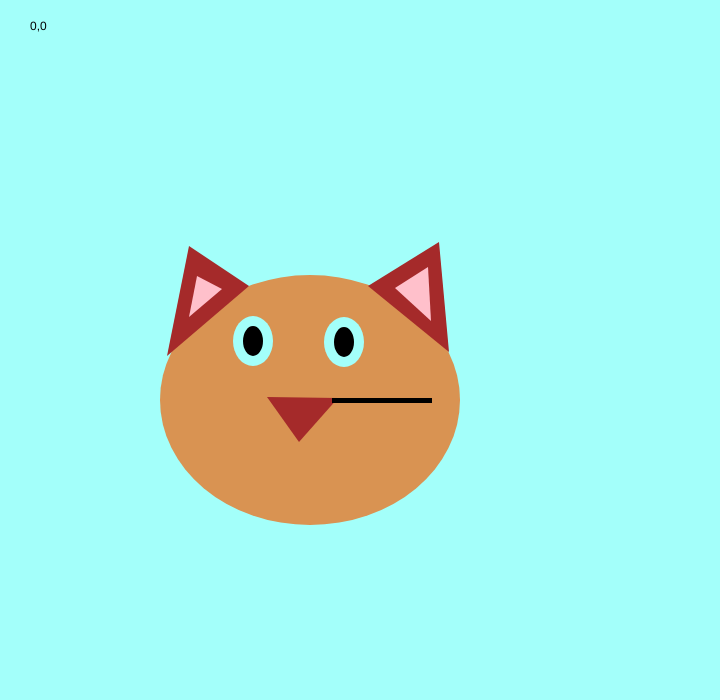
Frame 1 (no input)
Frame 60 (no input): identical to frame 1, image omitted
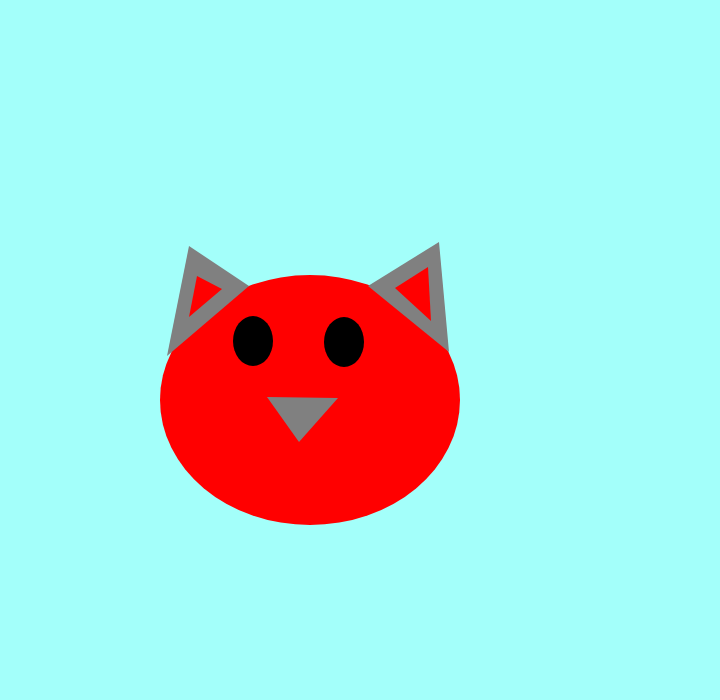
Frame 120 (the mouse pressed at the canvas centre since frame 60)

The p5.js sketch that drew these frames (run headless with seeded random() and noise() and a simulated clock; from frame 60 on, the mouse is pressed at the canvas centre):

// p5.js sketch
// ── sketch.js
function setup() {
  // put setup code here
  createCanvas(720, 700);
}

function draw() {
  // put drawing code here
  background('#a3fffa');
  noStroke();
  stroke(255) ;
  noStroke() ; 


  if (mouseIsPressed) {
    fill('red');
    ellipse(310,400, 300, 250);

    fill('gray');
    triangle(189,246, 167,356, 249,286);

    fill('gray');
    triangle(439,242, 368,286, 449,352);

    fill('gray');
    triangle(299,442, 267,397, 338,398);

    fill('black');
    ellipse(253,341, 40, 50);

    fill('black');
    ellipse(344,342, 40, 50);

    fill('black');
    ellipse(253,341, 20, 30);

    fill('black');
    ellipse(344,342, 20, 30);

    fill('red');
    triangle(197,276, 189,317, 222,289);

    fill('red');
    triangle(428,267, 395,288, 431,321);


    } else {
  fill('#d99352');
  ellipse(310,400, 300, 250);

  fill('brown');
  triangle(189,246, 167,356, 249,286);

  fill('brown');
  triangle(439,242, 368,286, 449,352);

  fill('brown');
  triangle(299,442, 267,397, 338,398);

  fill('#a3fffa');
  ellipse(253,341, 40, 50);

  fill('#a3fffa');
  ellipse(344,342, 40, 50);

  fill('black');
  ellipse(253,341, 20, 30);

  fill('black');
  ellipse(344,342, 20, 30);

  fill('pink');
  triangle(197,276, 189,317, 222,289);

  fill('pink');
  triangle(428,267, 395,288, 431,321);

  fill('black');
  rect(332, 398, 100, 5);





  fill('black') ;
  text(mouseX + ',' + mouseY, 30, 30);
}

function mouseReleased() {
  console.log(mouseX + ',' + mouseY) ;
}
}
